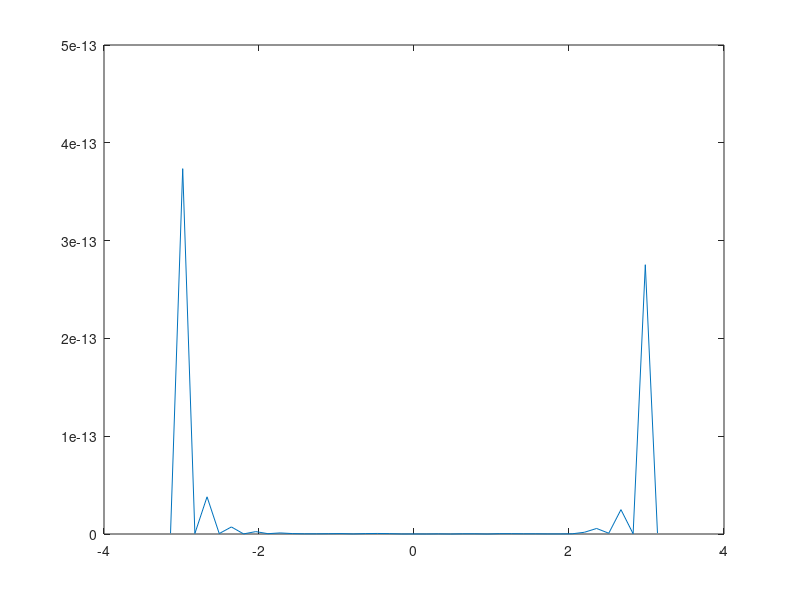

This chart was generated by the following MATLAB code:
n = 20;
a = -pi; b = pi;
x = linspace(a,b,n+1);
y = sin(x);
p = polyfit(x, y, n);
xx = linspace(a,b,41);
f = @(x) sin(x);
error = abs(f(xx)- polyval(p,xx));
plot(xx, error);